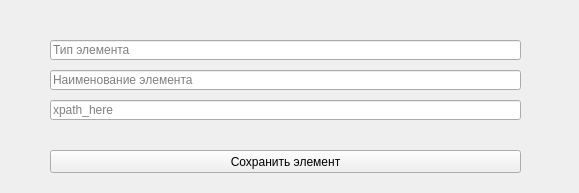
<?xml version="1.0" encoding="UTF-8"?>
<ui version="4.0">
 <class>MainWindow</class>
 <widget class="QMainWindow" name="MainWindow">
  <property name="geometry">
   <rect>
    <x>0</x>
    <y>0</y>
    <width>579</width>
    <height>193</height>
   </rect>
  </property>
  <property name="windowTitle">
   <string>MainWindow</string>
  </property>
  <widget class="QWidget" name="centralwidget">
   <widget class="QLineEdit" name="element_type">
    <property name="geometry">
     <rect>
      <x>50</x>
      <y>40</y>
      <width>471</width>
      <height>20</height>
     </rect>
    </property>
    <property name="placeholderText">
     <string>Тип элемента</string>
    </property>
   </widget>
   <widget class="QLineEdit" name="element_name">
    <property name="geometry">
     <rect>
      <x>50</x>
      <y>70</y>
      <width>471</width>
      <height>20</height>
     </rect>
    </property>
    <property name="placeholderText">
     <string>Наименование элемента</string>
    </property>
   </widget>
   <widget class="QPushButton" name="save_element">
    <property name="geometry">
     <rect>
      <x>50</x>
      <y>150</y>
      <width>471</width>
      <height>23</height>
     </rect>
    </property>
    <property name="text">
     <string>Сохранить элемент</string>
    </property>
   </widget>
   <widget class="QLineEdit" name="xpath_edit">
    <property name="geometry">
     <rect>
      <x>50</x>
      <y>100</y>
      <width>471</width>
      <height>20</height>
     </rect>
    </property>
    <property name="placeholderText">
     <string>xpath_here</string>
    </property>
   </widget>
  </widget>
 </widget>
 <resources/>
 <connections/>
</ui>
